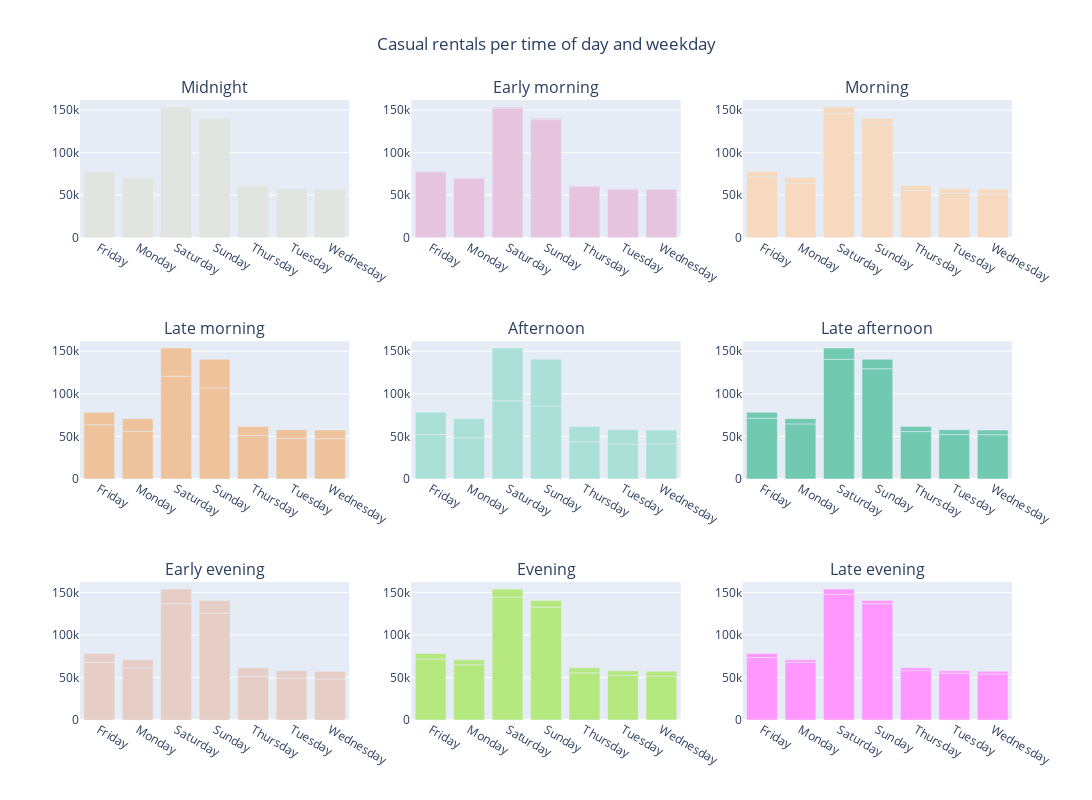

The notebook cell saved with this chart:
### Markdown cell above
#### Casual rentals per day oof the week and time of day.

### Code cell
df_midnight_weekday = hour_df.groupby(['midnight', 'weekday']).agg({'casual': 'sum'}).reset_index()
df_midnight_weekday.rename(columns={'casual': 'casual_sum'}, inplace=True)

df_early_morning_weekday = hour_df.groupby(['early_morning', 'weekday']).agg({'casual': 'sum'}).reset_index()
df_early_morning_weekday.rename(columns={'casual': 'casual_sum'}, inplace=True)

df_morning_weekday = hour_df.groupby(['morning', 'weekday']).agg({'casual': 'sum'}).reset_index()
df_morning_weekday.rename(columns={'casual': 'casual_sum'}, inplace=True)

df_late_morning_weekday = hour_df.groupby(['late_morning', 'weekday']).agg({'casual': 'sum'}).reset_index()
df_late_morning_weekday.rename(columns={'casual': 'casual_sum'}, inplace=True)

df_afternoon_weekday = hour_df.groupby(['afternoon', 'weekday']).agg({'casual': 'sum'}).reset_index()
df_afternoon_weekday.rename(columns={'casual': 'casual_sum'}, inplace=True)

df_late_afternoon_weekday = hour_df.groupby(['late_afternoon', 'weekday']).agg({'casual': 'sum'}).reset_index()
df_late_afternoon_weekday.rename(columns={'casual': 'casual_sum'}, inplace=True)

df_early_evening_weekday = hour_df.groupby(['early_evening', 'weekday']).agg({'casual': 'sum'}).reset_index()
df_early_evening_weekday.rename(columns={'casual': 'casual_sum'}, inplace=True)

df_evening_weekday = hour_df.groupby(['evening', 'weekday']).agg({'casual': 'sum'}).reset_index()
df_evening_weekday.rename(columns={'casual': 'casual_sum'}, inplace=True)

df_late_evening_weekday = hour_df.groupby(['late_evening', 'weekday']).agg({'casual': 'sum'}).reset_index()
df_late_evening_weekday.rename(columns={'casual': 'casual_sum'}, inplace=True)

fig = make_subplots(rows=3, cols=3, subplot_titles=("Midnight", "Early morning", "Morning", "Late morning", "Afternoon", "Late afternoon", "Early evening", "Evening", "Late evening"))

fig.add_trace(go.Bar(x=df_midnight_weekday.weekday, y=df_midnight_weekday.casual_sum, name='Casual', marker_color='#E1E4DF'), row=1, col=1)
fig.add_trace(go.Bar(x=df_early_morning_weekday.weekday, y=df_early_morning_weekday.casual_sum, name='Casual', marker_color='#E6C4DF'), row=1, col=2)
fig.add_trace(go.Bar(x=df_morning_weekday.weekday, y=df_morning_weekday.casual_sum, name='Casual', marker_color='#F6D9BE'), row=1, col=3)
fig.add_trace(go.Bar(x=df_late_morning_weekday.weekday, y=df_late_morning_weekday.casual_sum, name='Casual', marker_color='#EEC39C'), row=2, col=1)
fig.add_trace(go.Bar(x=df_afternoon_weekday.weekday, y=df_afternoon_weekday.casual_sum, name='Casual', marker_color='#ABE0D6'), row=2, col=2)
fig.add_trace(go.Bar(x=df_late_afternoon_weekday.weekday, y=df_late_afternoon_weekday.casual_sum, name='Casual', marker_color='#71C9B0'), row=2, col=3)
fig.add_trace(go.Bar(x=df_early_evening_weekday.weekday, y=df_early_evening_weekday.casual_sum, name='Casual', marker_color='#E6CEC6'), row=3, col=1)
fig.add_trace(go.Bar(x=df_evening_weekday.weekday, y=df_evening_weekday.casual_sum, name='Casual'), row=3, col=2)
fig.add_trace(go.Bar(x=df_late_evening_weekday.weekday, y=df_late_evening_weekday.casual_sum, name='Casual'), row=3, col=3)

fig.update_layout(height=800, width=1150, title_text="Casual rentals per time of day and weekday")
fig.layout.title.x = 0.5
fig.update_layout(showlegend=False)

fig.show()

### Figure 1 — Plotly figure (JSON) as saved in the notebook; plotly's stock layout.template omitted (floating-point values rounded to 4 significant figures)
{"data": [{"marker": {"color": "#E1E4DF"}, "name": "Casual", "type": "bar", "x": ["Friday", "Monday", "Saturday", "Sunday", "Thursday", "Tuesday", "Wednesday"], "xaxis": "x", "y": [78238, 70784, 153852, 140521, 61460, 57843, 57319], "yaxis": "y"}, {"marker": {"color": "#E6C4DF"}, "name": "Casual", "type": "bar", "x": ["Friday", "Monday", "Saturday", "Sunday", "Thursday", "Tuesday", "Wednesday", "Friday", "Monday", "Saturday", "Sunday", "Thursday", "Tuesday", "Wednesday"], "xaxis": "x2", "y": [77409, 70014, 152490, 138848, 60704, 57152, 56604, 829, 770, 1362, 1673, 756, 691, 715], "yaxis": "y2"}, {"marker": {"color": "#F6D9BE"}, "name": "Casual", "type": "bar", "x": ["Friday", "Monday", "Saturday", "Sunday", "Thursday", "Tuesday", "Wednesday", "Friday", "Monday", "Saturday", "Sunday", "Thursday", "Tuesday", "Wednesday"], "xaxis": "x3", "y": [71803, 64314, 146265, 132600, 55496, 51980, 51303, 6435, 6470, 7587, 7921, 5964, 5863, 6016], "yaxis": "y3"}, {"marker": {"color": "#EEC39C"}, "name": "Casual", "type": "bar", "x": ["Friday", "Monday", "Saturday", "Sunday", "Thursday", "Tuesday", "Wednesday", "Friday", "Monday", "Saturday", "Sunday", "Thursday", "Tuesday", "Wednesday"], "xaxis": "x4", "y": [63611, 56062, 120787, 106952, 50906, 47623, 47283, 14627, 14722, 33065, 33569, 10554, 10220, 10036], "yaxis": "y4"}, {"marker": {"color": "#ABE0D6"}, "name": "Casual", "type": "bar", "x": ["Friday", "Monday", "Saturday", "Sunday", "Thursday", "Tuesday", "Wednesday", "Friday", "Monday", "Saturday", "Sunday", "Thursday", "Tuesday", "Wednesday"], "xaxis": "x5", "y": [52208, 48299, 91875, 85576, 43632, 40922, 41263, 26030, 22485, 61977, 54945, 17828, 16921, 16056], "yaxis": "y5"}, {"marker": {"color": "#71C9B0"}, "name": "Casual", "type": "bar", "x": ["Friday", "Monday", "Saturday", "Sunday", "Thursday", "Tuesday", "Wednesday", "Friday", "Monday", "Saturday", "Sunday", "Thursday", "Tuesday", "Wednesday"], "xaxis": "x6", "y": [71367, 64661, 140589, 129536, 55605, 52121, 51918, 6871, 6123, 13263, 10985, 5855, 5722, 5401], "yaxis": "y6"}, {"marker": {"color": "#E6CEC6"}, "name": "Casual", "type": "bar", "x": ["Friday", "Monday", "Saturday", "Sunday", "Thursday", "Tuesday", "Wednesday", "Friday", "Monday", "Saturday", "Sunday", "Thursday", "Tuesday", "Wednesday"], "xaxis": "x7", "y": [68002, 61129, 136659, 125557, 51685, 48767, 48217, 10236, 9655, 17193, 14964, 9775, 9076, 9102], "yaxis": "y7"}, {"name": "Casual", "type": "bar", "x": ["Friday", "Monday", "Saturday", "Sunday", "Thursday", "Tuesday", "Wednesday", "Friday", "Monday", "Saturday", "Sunday", "Thursday", "Tuesday", "Wednesday"], "xaxis": "x8", "y": [71624, 64934, 144439, 132590, 55464, 52392, 51626, 6614, 5850, 9413, 7931, 5996, 5451, 5693], "yaxis": "y8"}, {"name": "Casual", "type": "bar", "x": ["Friday", "Monday", "Saturday", "Sunday", "Thursday", "Tuesday", "Wednesday", "Friday", "Monday", "Saturday", "Sunday", "Thursday", "Tuesday", "Wednesday"], "xaxis": "x9", "y": [73428, 67919, 147536, 136728, 58024, 55042, 54075, 4810, 2865, 6316, 3793, 3436, 2801, 3244], "yaxis": "y9"}], "layout": {"annotations": [{"font": {"size": 16}, "showarrow": false, "text": "Midnight", "x": 0.1444, "xanchor": "center", "xref": "paper", "y": 1, "yanchor": "bottom", "yref": "paper"}, {"font": {"size": 16}, "showarrow": false, "text": "Early morning", "x": 0.5, "xanchor": "center", "xref": "paper", "y": 1, "yanchor": "bottom", "yref": "paper"}, {"font": {"size": 16}, "showarrow": false, "text": "Morning", "x": 0.8556, "xanchor": "center", "xref": "paper", "y": 1, "yanchor": "bottom", "yref": "paper"}, {"font": {"size": 16}, "showarrow": false, "text": "Late morning", "x": 0.1444, "xanchor": "center", "xref": "paper", "y": 0.6111, "yanchor": "bottom", "yref": "paper"}, {"font": {"size": 16}, "showarrow": false, "text": "Afternoon", "x": 0.5, "xanchor": "center", "xref": "paper", "y": 0.6111, "yanchor": "bottom", "yref": "paper"}, {"font": {"size": 16}, "showarrow": false, "text": "Late afternoon", "x": 0.8556, "xanchor": "center", "xref": "paper", "y": 0.6111, "yanchor": "bottom", "yref": "paper"}, {"font": {"size": 16}, "showarrow": false, "text": "Early evening", "x": 0.1444, "xanchor": "center", "xref": "paper", "y": 0.2222, "yanchor": "bottom", "yref": "paper"}, {"font": {"size": 16}, "showarrow": false, "text": "Evening", "x": 0.5, "xanchor": "center", "xref": "paper", "y": 0.2222, "yanchor": "bottom", "yref": "paper"}, {"font": {"size": 16}, "showarrow": false, "text": "Late evening", "x": 0.8556, "xanchor": "center", "xref": "paper", "y": 0.2222, "yanchor": "bottom", "yref": "paper"}], "height": 800, "showlegend": false, "title": {"text": "Casual rentals per time of day and weekday", "x": 0.5}, "width": 1150, "xaxis": {"anchor": "y", "domain": [0, 0.2889]}, "xaxis2": {"anchor": "y2", "domain": [0.3556, 0.6444]}, "xaxis3": {"anchor": "y3", "domain": [0.7111, 1]}, "xaxis4": {"anchor": "y4", "domain": [0, 0.2889]}, "xaxis5": {"anchor": "y5", "domain": [0.3556, 0.6444]}, "xaxis6": {"anchor": "y6", "domain": [0.7111, 1]}, "xaxis7": {"anchor": "y7", "domain": [0, 0.2889]}, "xaxis8": {"anchor": "y8", "domain": [0.3556, 0.6444]}, "xaxis9": {"anchor": "y9", "domain": [0.7111, 1]}, "yaxis": {"anchor": "x", "domain": [0.7778, 1]}, "yaxis2": {"anchor": "x2", "domain": [0.7778, 1]}, "yaxis3": {"anchor": "x3", "domain": [0.7778, 1]}, "yaxis4": {"anchor": "x4", "domain": [0.3889, 0.6111]}, "yaxis5": {"anchor": "x5", "domain": [0.3889, 0.6111]}, "yaxis6": {"anchor": "x6", "domain": [0.3889, 0.6111]}, "yaxis7": {"anchor": "x7", "domain": [0, 0.2222]}, "yaxis8": {"anchor": "x8", "domain": [0, 0.2222]}, "yaxis9": {"anchor": "x9", "domain": [0, 0.2222]}}}
